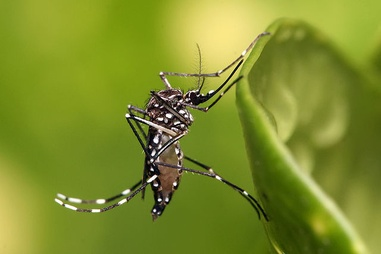
#> input picture docs/en/examples/test_imgs/640px-Aedes_aegypti.jpg, 381 x 254 px, shrunk from 640 x 427 before the run, found by its file name; its folder holds 3 pictures in this run
$ jupyter execute --allow-errors tutorial_part_1_mosquito_detection.ipynb   (shell and % lines are left out)
#> lines starting #> are read from the running program, lines starting #| are printed output that depends on the picture
### culicidaelab/core/settings.py
"""Facade for managing configurations and resources in CulicidaeLab.

This module provides the `Settings` class and `get_settings` function, which
serve as the main entry point for accessing application settings, resource
paths, and other global parameters.

The Settings class implements the Singleton pattern to ensure consistent
configuration state across the application. It provides methods for:
- Accessing and modifying configuration values
- Managing model weights and datasets
- Handling API keys for external services
- Managing resource directories and workspace paths

Example:
    >>> from culicidaelab.core.settings import get_settings
    >>> settings = get_settings()
    >>> model_path = settings.get_model_weights_path('classifier')
    >>> dataset_path = settings.get_dataset_path('classification')
"""

import os
from pathlib import Path
from typing import Any, Optional
from contextlib import contextmanager
import threading
import hashlib
import json

from culicidaelab.core.config_manager import ConfigManager
from culicidaelab.core.resource_manager import ResourceManager
from culicidaelab.core.species_config import SpeciesConfig
from culicidaelab.core.config_models import CulicidaeLabConfig
from culicidaelab.core.utils import create_safe_path


class Settings:
    """
    User-friendly facade for CulicidaeLab configuration management.

    This class provides a simple, stable interface to access configuration values,
    resource directories, and application settings. All actual operations
    are delegated to a validated configuration object managed by ConfigManager
    and a ResourceManager.

    The Settings class is implemented as a singleton to ensure consistent
    configuration state across the application. It manages:
    - Configuration values through get_config() and set_config()
    - Resource directories for models, datasets, and cache
    - Dataset paths and splits
    - Model weights paths and types
    - API keys for external services
    - Temporary workspaces for processing

    Attributes:
        config (CulicidaeLabConfig): The current configuration object
        model_dir (Path): Directory for model weights
        dataset_dir (Path): Directory for datasets
        cache_dir (Path): Directory for cached data
        config_dir (Path): Active user configuration directory
        species_config (SpeciesConfig): Configuration for species detection
    """

    _instance: Optional["Settings"] = None
    _lock = threading.Lock()
    _initialized = False

    def __init__(self, config_dir: str | Path | None = None) -> None:
        """Initializes the Settings facade.

        This loads the configuration using a ConfigManager and sets up a
        ResourceManager for file paths.

        Args:
            config_dir: Optional path to a user-provided configuration directory.
        """
        if self._initialized:
            return

        self._config_manager = ConfigManager(user_config_dir=config_dir)
        self.config: CulicidaeLabConfig = self._config_manager.get_config()
        self._resource_manager = ResourceManager()

        # Cache for species config (lazy loaded)
        self._species_config: SpeciesConfig | None = None

        # Store for singleton check
        self._current_config_dir = self._config_manager.user_config_dir

        self._initialized = True

    # Configuration Access
    # [367 lines left out: functions get_config, set_config, save_config, model_dir, weights_dir, dataset_dir and 13 more, not called in this run]


# Global access function
_SETTINGS_INSTANCE: Settings | None = None
_SETTINGS_LOCK = threading.Lock()


def get_settings(config_dir: str | Path | None = None) -> Settings:
    """
    Get the Settings singleton instance.

    This is the primary way to access Settings throughout the application.
    If a `config_dir` is provided that differs from the existing instance,
    a new instance will be created and returned.

    Args:
        config_dir: Optional path to a user-provided configuration directory.

    Returns:
        The Settings instance.
    """
    global _SETTINGS_INSTANCE
    with _SETTINGS_LOCK:
        resolved_path = Path(config_dir).resolve() if config_dir else None

        # Create a new instance if one doesn't exist, or if the config path has changed.
        if _SETTINGS_INSTANCE is None or _SETTINGS_INSTANCE._current_config_dir != resolved_path:
            _SETTINGS_INSTANCE = Settings(config_dir=config_dir)

        return _SETTINGS_INSTANCE


def list_models() -> list[str]:
    # Returns ["classifier", "detector", "segmenter"]
    return get_settings().list_model_types()


def list_datasets() -> list[str]:
    return get_settings().list_datasets()

### docs/en/generated/gallery/tutorial_part_1_mosquito_detection.ipynb
Сегментация комаров с помощью MosquitoSegmenter
===============================================

Этот туториал показывает, как использовать `MosquitoSegmenter` из библиотеки CulicidaeLab
для выполнения сегментации комаров на изображениях. Мы рассмотрим:

- Загрузку модели сегментатора (SAM)
- Подготовку изображения
- Запуск предсказания для получения маски
- Визуализацию результата

# Mosquito Detection Tutorial

This notebook demonstrates how to use the CulicidaeLab library for detecting mosquitoes in images.

[cell 1]
import re
import cv2
import matplotlib.pyplot as plt
from pathlib import Path

from culicidaelab.core.settings import get_settings
from culicidaelab.predictors.detector import MosquitoDetector

## 1. Initialize Settings and Load Model

First, we'll get the settings instance which will handle model weights and configurations.

Get settings instance

#> (a cell that did not finish here is left out)

#> (a cell that did not finish here is left out)

#> (a cell that did not finish here is left out)

## 2. Load and Process an Image

Now let's load a test image and run detection on it.

Load test image

[cell 5]
image_path = str(Path("test_imgs") / "640px-Aedes_aegypti.jpg")
image = cv2.imread(image_path)
#> image is the input picture: shape (254, 381, 3); mean B, G, R 43.2, 141.6, 126.7
image = cv2.cvtColor(image, cv2.COLOR_BGR2RGB)

# Run detection
#> (the rest of this cell did not finish here and is left out)

#> (a cell that did not finish here is left out)

[cell 7]
image_dir = Path("test_imgs")

# This pattern matches any string that ends with .jpg, .jpeg, or .png, case-insensitively.
# \.   -> matches a literal dot
# (jpg|jpeg|png) -> matches 'jpg' OR 'jpeg' OR 'png'
# $    -> matches the end of the string
pattern = re.compile(r"\.(jpg|jpeg|png)$", re.IGNORECASE)

# Get list with all files and filter using the regex
image_paths = [path for path in image_dir.iterdir() if path.is_file() and pattern.search(str(path))]
try:
    batch = [cv2.cvtColor(cv2.imread(str(path)), cv2.COLOR_BGR2RGB) for path in image_paths]
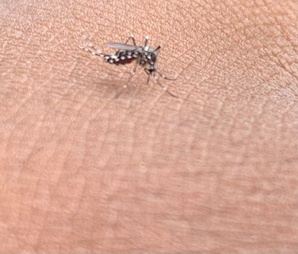
#> input picture docs/en/examples/test_imgs/9bd8bd325307035016959cb82376e09b.jpg, 298 x 254 px, shrunk from 500 x 426 before the run
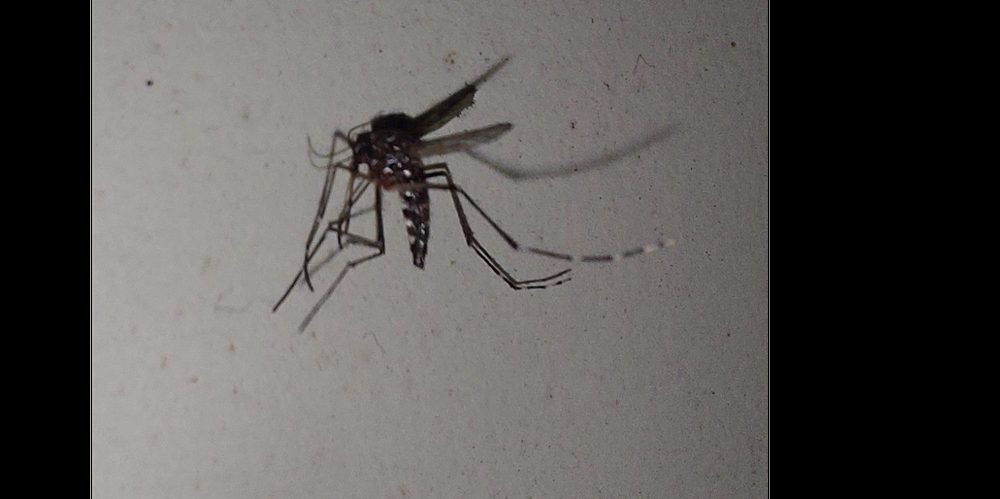
#> input picture docs/en/examples/test_imgs/aedes-aegipy.png, 1000 x 499 px, shrunk from 1680 x 839 before the run
#> batch = 3 items
    print(f"\nSuccessfully created a batch with {len(batch)} images.")
#| Successfully created a batch with 3 images.
except Exception as e:
    print(f"An error occurred while reading images: {e}")
    batch = []

#> (the rest of this cell did not finish here and is left out)
